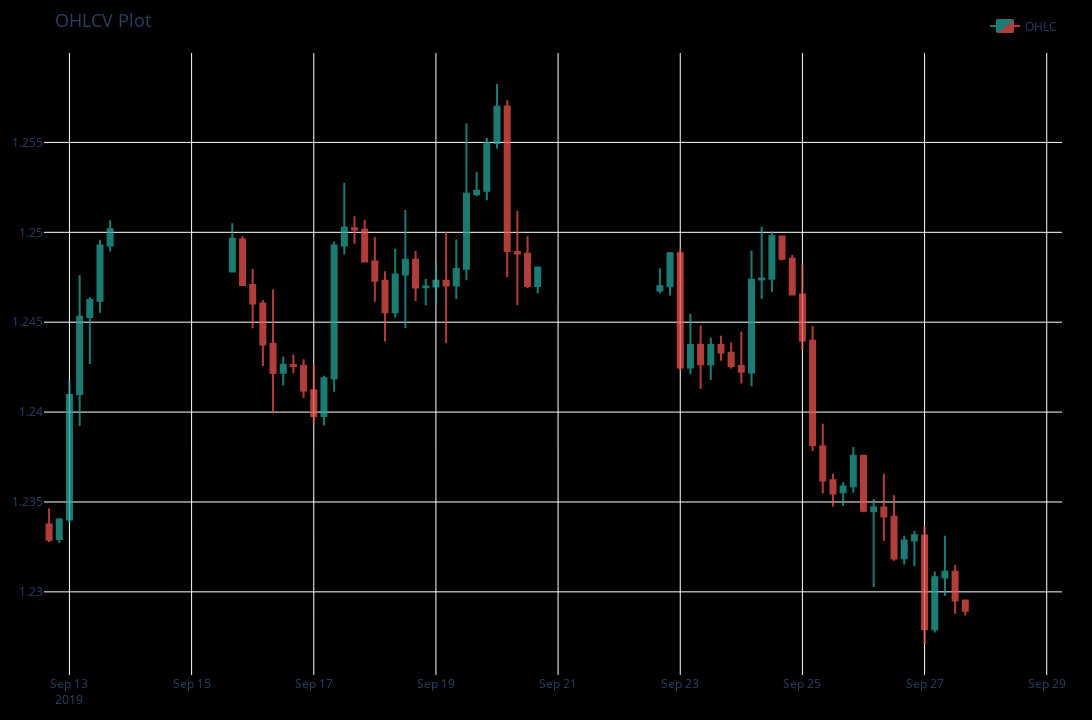

Here is the notebook cell this chart was saved with:
### Code cell
## Customized Plot
kwargs1 = {"width" : 1280, "height" : 720 ,"title_text" : "OHLCV Plot", "title_font_size" : 18, "plot_bgcolor":"black", "paper_bgcolor" : "black" }
h4_ohlc_sample = h4_df[["Open", "High", "Low", "Close"]].iloc[100:200]#.dropna()
f = h4_ohlc_sample.vbt.ohlcv.plot(**kwargs1)
f.show()
